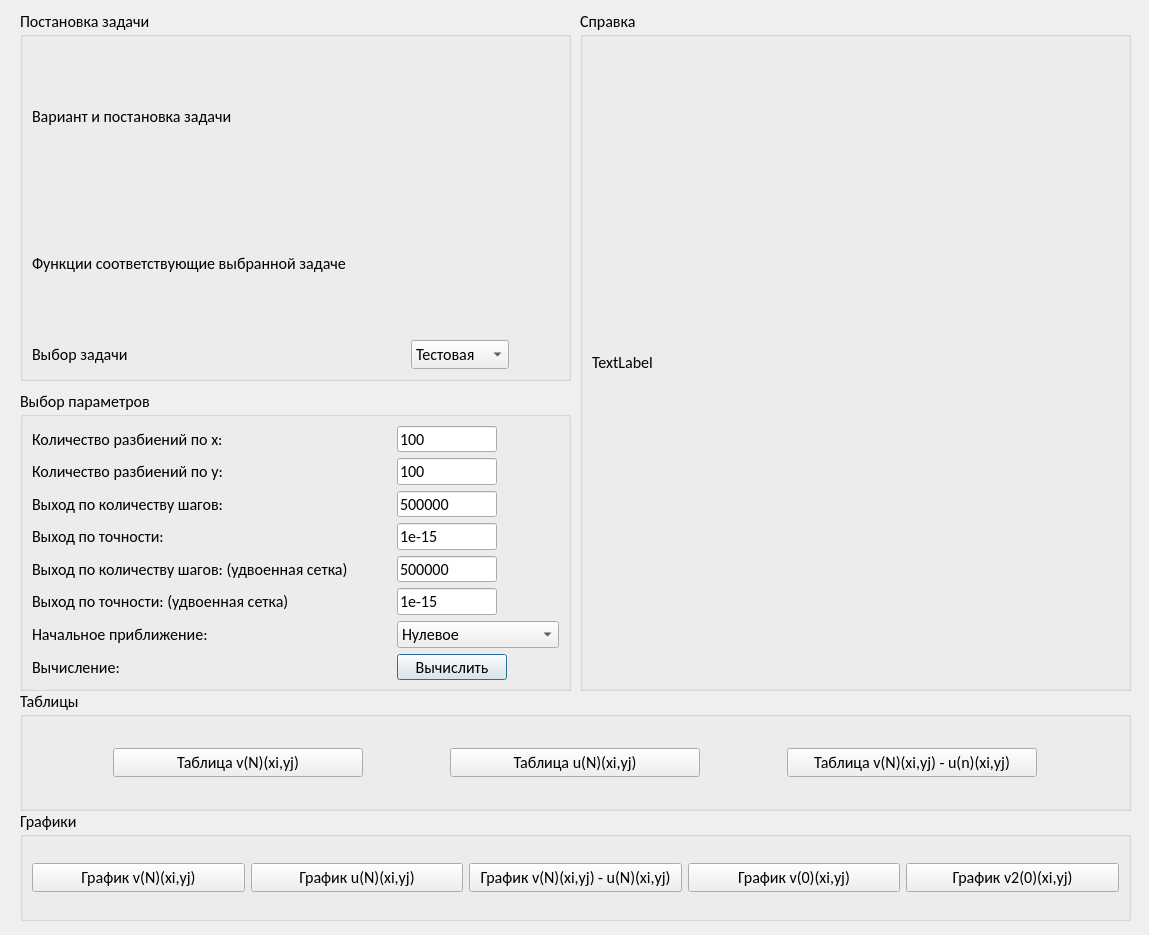
<?xml version="1.0" encoding="UTF-8"?>
<ui version="4.0">
 <class>Dialog</class>
 <widget class="QDialog" name="Dialog">
  <property name="geometry">
   <rect>
    <x>0</x>
    <y>0</y>
    <width>1149</width>
    <height>935</height>
   </rect>
  </property>
  <property name="windowTitle">
   <string>Задача Дирихле для уравнения Пуассона. Ступень 2. ММГ. Выполнил Черных Севастьян 3823Б1ПМоп3, команда №2 'Ромашки'</string>
  </property>
  <widget class="QGroupBox" name="parametr_box">
   <property name="geometry">
    <rect>
     <x>20</x>
     <y>10</y>
     <width>551</width>
     <height>371</height>
    </rect>
   </property>
   <property name="font">
    <font>
     <family>Calibri</family>
     <pointsize>12</pointsize>
     <bold>false</bold>
     <stylestrategy>PreferAntialias</stylestrategy>
    </font>
   </property>
   <property name="title">
    <string>Постановка задачи</string>
   </property>
   <property name="flat">
    <bool>false</bool>
   </property>
   <property name="checkable">
    <bool>false</bool>
   </property>
   <layout class="QGridLayout" name="gridLayout">
    <item row="0" column="0">
     <widget class="QLabel" name="label_postanoka_zadachi">
      <property name="font">
       <font>
        <family>Calibri</family>
        <pointsize>12</pointsize>
        <bold>false</bold>
        <stylestrategy>PreferAntialias</stylestrategy>
       </font>
      </property>
      <property name="text">
       <string>Вариант и постановка задачи</string>
      </property>
     </widget>
    </item>
    <item row="2" column="0">
     <widget class="QLabel" name="label_zadacha">
      <property name="font">
       <font>
        <family>Calibri</family>
        <pointsize>12</pointsize>
        <bold>false</bold>
        <stylestrategy>PreferAntialias</stylestrategy>
       </font>
      </property>
      <property name="text">
       <string>Функции соответствующие выбранной задаче</string>
      </property>
     </widget>
    </item>
    <item row="3" column="0">
     <widget class="QLabel" name="label_button_class_of_task">
      <property name="font">
       <font>
        <family>Calibri</family>
        <pointsize>12</pointsize>
        <bold>false</bold>
        <stylestrategy>PreferAntialias</stylestrategy>
       </font>
      </property>
      <property name="text">
       <string>Выбор задачи</string>
      </property>
     </widget>
    </item>
    <item row="3" column="2">
     <spacer name="horizontalSpacer_2">
      <property name="orientation">
       <enum>Qt::Horizontal</enum>
      </property>
      <property name="sizeType">
       <enum>QSizePolicy::Fixed</enum>
      </property>
      <property name="sizeHint" stdset="0">
       <size>
        <width>50</width>
        <height>20</height>
       </size>
      </property>
     </spacer>
    </item>
    <item row="3" column="1">
     <widget class="QComboBox" name="zadacha">
      <property name="sizePolicy">
       <sizepolicy hsizetype="Fixed" vsizetype="Fixed">
        <horstretch>0</horstretch>
        <verstretch>0</verstretch>
       </sizepolicy>
      </property>
      <property name="font">
       <font>
        <family>Calibri</family>
        <pointsize>12</pointsize>
        <bold>false</bold>
        <stylestrategy>PreferAntialias</stylestrategy>
       </font>
      </property>
      <item>
       <property name="text">
        <string>Тестовая</string>
       </property>
      </item>
      <item>
       <property name="text">
        <string>Основная </string>
       </property>
      </item>
     </widget>
    </item>
   </layout>
  </widget>
  <widget class="QGroupBox" name="parametr_box_2">
   <property name="geometry">
    <rect>
     <x>20</x>
     <y>390</y>
     <width>551</width>
     <height>301</height>
    </rect>
   </property>
   <property name="sizePolicy">
    <sizepolicy hsizetype="Preferred" vsizetype="Preferred">
     <horstretch>1</horstretch>
     <verstretch>0</verstretch>
    </sizepolicy>
   </property>
   <property name="font">
    <font>
     <family>Calibri</family>
     <pointsize>12</pointsize>
     <bold>false</bold>
     <stylestrategy>PreferAntialias</stylestrategy>
    </font>
   </property>
   <property name="title">
    <string>Выбор параметров</string>
   </property>
   <property name="flat">
    <bool>false</bool>
   </property>
   <property name="checkable">
    <bool>false</bool>
   </property>
   <layout class="QGridLayout" name="gridLayout_2">
    <item row="5" column="0">
     <widget class="QLabel" name="label_e_max_1">
      <property name="text">
       <string>Выход по точности:</string>
      </property>
     </widget>
    </item>
    <item row="10" column="0">
     <widget class="QLabel" name="label_e_max_3">
      <property name="text">
       <string>Начальное приближение:</string>
      </property>
      <property name="wordWrap">
       <bool>true</bool>
      </property>
     </widget>
    </item>
    <item row="5" column="1">
     <widget class="QLineEdit" name="lineEdit_e_max_1">
      <property name="maximumSize">
       <size>
        <width>100</width>
        <height>16777215</height>
       </size>
      </property>
      <property name="text">
       <string>1e-15</string>
      </property>
     </widget>
    </item>
    <item row="1" column="1">
     <widget class="QLineEdit" name="lineEdit_n">
      <property name="sizePolicy">
       <sizepolicy hsizetype="Minimum" vsizetype="Fixed">
        <horstretch>0</horstretch>
        <verstretch>0</verstretch>
       </sizepolicy>
      </property>
      <property name="maximumSize">
       <size>
        <width>100</width>
        <height>16777215</height>
       </size>
      </property>
      <property name="text">
       <string>100</string>
      </property>
     </widget>
    </item>
    <item row="7" column="1">
     <widget class="QLineEdit" name="lineEdit_n_max_2">
      <property name="maximumSize">
       <size>
        <width>100</width>
        <height>16777215</height>
       </size>
      </property>
      <property name="text">
       <string>500000</string>
      </property>
     </widget>
    </item>
    <item row="2" column="0">
     <widget class="QLabel" name="label_m">
      <property name="text">
       <string>Количество разбиений по y:</string>
      </property>
     </widget>
    </item>
    <item row="8" column="0">
     <widget class="QLabel" name="label_e_max_2">
      <property name="text">
       <string>Выход по точности: (удвоенная сетка)</string>
      </property>
      <property name="wordWrap">
       <bool>true</bool>
      </property>
     </widget>
    </item>
    <item row="1" column="0">
     <widget class="QLabel" name="label_n">
      <property name="text">
       <string>Количество разбиений по x:</string>
      </property>
     </widget>
    </item>
    <item row="4" column="0">
     <widget class="QLabel" name="label_n_max_1">
      <property name="text">
       <string>Выход по количеству шагов:</string>
      </property>
     </widget>
    </item>
    <item row="12" column="1">
     <widget class="QPushButton" name="pushButto_start_calculate">
      <property name="sizePolicy">
       <sizepolicy hsizetype="Maximum" vsizetype="Maximum">
        <horstretch>0</horstretch>
        <verstretch>0</verstretch>
       </sizepolicy>
      </property>
      <property name="maximumSize">
       <size>
        <width>110</width>
        <height>16777215</height>
       </size>
      </property>
      <property name="text">
       <string>Вычислить</string>
      </property>
     </widget>
    </item>
    <item row="7" column="0">
     <widget class="QLabel" name="label_n_max_2">
      <property name="text">
       <string>Выход по количеству шагов: (удвоенная сетка)</string>
      </property>
      <property name="wordWrap">
       <bool>true</bool>
      </property>
     </widget>
    </item>
    <item row="4" column="1">
     <widget class="QLineEdit" name="lineEdit_n_max_1">
      <property name="maximumSize">
       <size>
        <width>100</width>
        <height>16777215</height>
       </size>
      </property>
      <property name="text">
       <string>500000</string>
      </property>
     </widget>
    </item>
    <item row="8" column="1">
     <widget class="QLineEdit" name="lineEdit_e_max_2">
      <property name="maximumSize">
       <size>
        <width>100</width>
        <height>16777215</height>
       </size>
      </property>
      <property name="text">
       <string>1e-15</string>
      </property>
     </widget>
    </item>
    <item row="12" column="0">
     <widget class="QLabel" name="label_console">
      <property name="text">
       <string>Вычисление:</string>
      </property>
      <property name="wordWrap">
       <bool>true</bool>
      </property>
     </widget>
    </item>
    <item row="2" column="1">
     <widget class="QLineEdit" name="lineEdit_m">
      <property name="maximumSize">
       <size>
        <width>100</width>
        <height>16777215</height>
       </size>
      </property>
      <property name="text">
       <string>100</string>
      </property>
     </widget>
    </item>
    <item row="10" column="1">
     <widget class="QComboBox" name="start_interpolation">
      <property name="sizePolicy">
       <sizepolicy hsizetype="Fixed" vsizetype="Fixed">
        <horstretch>0</horstretch>
        <verstretch>0</verstretch>
       </sizepolicy>
      </property>
      <property name="maximumSize">
       <size>
        <width>170</width>
        <height>16777215</height>
       </size>
      </property>
      <property name="font">
       <font>
        <family>Calibri</family>
        <pointsize>12</pointsize>
        <bold>false</bold>
        <stylestrategy>PreferAntialias</stylestrategy>
       </font>
      </property>
      <item>
       <property name="text">
        <string>Нулевое</string>
       </property>
      </item>
      <item>
       <property name="text">
        <string>Среднее</string>
       </property>
      </item>
      <item>
       <property name="text">
        <string>Интерполяция по X</string>
       </property>
      </item>
      <item>
       <property name="text">
        <string>Интерполяция по Y</string>
       </property>
      </item>
     </widget>
    </item>
   </layout>
  </widget>
  <widget class="QGroupBox" name="parametr_box_3">
   <property name="geometry">
    <rect>
     <x>580</x>
     <y>10</y>
     <width>551</width>
     <height>681</height>
    </rect>
   </property>
   <property name="font">
    <font>
     <family>Calibri</family>
     <pointsize>12</pointsize>
     <bold>false</bold>
     <stylestrategy>PreferAntialias</stylestrategy>
    </font>
   </property>
   <property name="title">
    <string>Справка</string>
   </property>
   <property name="flat">
    <bool>false</bool>
   </property>
   <property name="checkable">
    <bool>false</bool>
   </property>
   <layout class="QGridLayout" name="gridLayout_3">
    <item row="0" column="0">
     <widget class="QLabel" name="label_spravka">
      <property name="text">
       <string>TextLabel</string>
      </property>
     </widget>
    </item>
   </layout>
  </widget>
  <widget class="QGroupBox" name="parametr_box_4">
   <property name="geometry">
    <rect>
     <x>20</x>
     <y>690</y>
     <width>1111</width>
     <height>121</height>
    </rect>
   </property>
   <property name="font">
    <font>
     <family>Calibri</family>
     <pointsize>12</pointsize>
     <bold>false</bold>
     <stylestrategy>PreferAntialias</stylestrategy>
    </font>
   </property>
   <property name="title">
    <string>Таблицы</string>
   </property>
   <property name="flat">
    <bool>false</bool>
   </property>
   <property name="checkable">
    <bool>false</bool>
   </property>
   <layout class="QGridLayout" name="gridLayout_4">
    <item row="0" column="1">
     <widget class="QPushButton" name="pushButto_table_u_or_v2">
      <property name="maximumSize">
       <size>
        <width>250</width>
        <height>16777215</height>
       </size>
      </property>
      <property name="text">
       <string>Таблица u(N)(xi,yj)</string>
      </property>
     </widget>
    </item>
    <item row="0" column="0">
     <widget class="QPushButton" name="pushButto_table_v">
      <property name="maximumSize">
       <size>
        <width>250</width>
        <height>16777215</height>
       </size>
      </property>
      <property name="text">
       <string>Таблица v(N)(xi,yj)</string>
      </property>
     </widget>
    </item>
    <item row="0" column="2">
     <widget class="QPushButton" name="pushButto_table_raznost">
      <property name="maximumSize">
       <size>
        <width>250</width>
        <height>16777215</height>
       </size>
      </property>
      <property name="text">
       <string>Таблица v(N)(xi,yj) - u(n)(xi,yj)</string>
      </property>
     </widget>
    </item>
   </layout>
  </widget>
  <widget class="QGroupBox" name="parametr_box_5">
   <property name="geometry">
    <rect>
     <x>20</x>
     <y>810</y>
     <width>1111</width>
     <height>111</height>
    </rect>
   </property>
   <property name="font">
    <font>
     <family>Calibri</family>
     <pointsize>12</pointsize>
     <bold>false</bold>
     <stylestrategy>PreferAntialias</stylestrategy>
    </font>
   </property>
   <property name="title">
    <string>Графики</string>
   </property>
   <property name="flat">
    <bool>false</bool>
   </property>
   <property name="checkable">
    <bool>false</bool>
   </property>
   <layout class="QGridLayout" name="gridLayout_5">
    <item row="0" column="2">
     <widget class="QPushButton" name="pushButto_graphic_raznost">
      <property name="maximumSize">
       <size>
        <width>250</width>
        <height>16777215</height>
       </size>
      </property>
      <property name="text">
       <string>График v(N)(xi,yj) - u(N)(xi,yj)</string>
      </property>
     </widget>
    </item>
    <item row="0" column="1">
     <widget class="QPushButton" name="pushButto_graphic_u_or_v2">
      <property name="maximumSize">
       <size>
        <width>250</width>
        <height>16777215</height>
       </size>
      </property>
      <property name="text">
       <string>График u(N)(xi,yj)</string>
      </property>
     </widget>
    </item>
    <item row="0" column="3">
     <widget class="QPushButton" name="pushButto_graphic_v_0">
      <property name="maximumSize">
       <size>
        <width>250</width>
        <height>16777215</height>
       </size>
      </property>
      <property name="text">
       <string>График v(0)(xi,yj)</string>
      </property>
     </widget>
    </item>
    <item row="0" column="0">
     <widget class="QPushButton" name="pushButto_graphic_v">
      <property name="maximumSize">
       <size>
        <width>250</width>
        <height>16777215</height>
       </size>
      </property>
      <property name="text">
       <string>График v(N)(xi,yj)</string>
      </property>
     </widget>
    </item>
    <item row="0" column="4">
     <widget class="QPushButton" name="pushButto_graphic_v2_0">
      <property name="maximumSize">
       <size>
        <width>250</width>
        <height>16777215</height>
       </size>
      </property>
      <property name="text">
       <string>График v2(0)(xi,yj)</string>
      </property>
     </widget>
    </item>
   </layout>
  </widget>
 </widget>
 <resources/>
 <connections/>
</ui>
